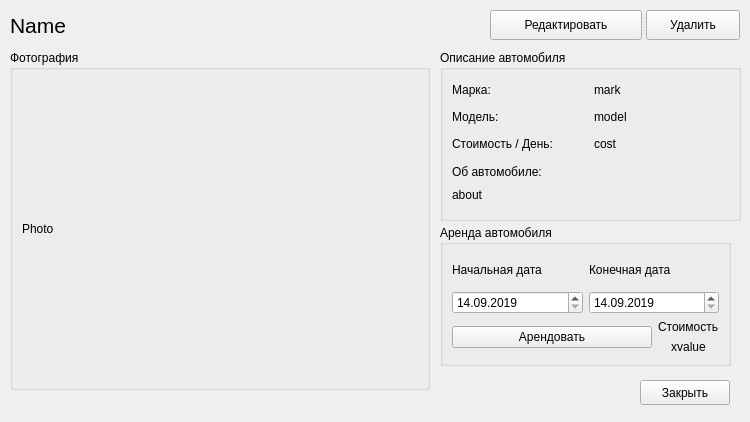
<?xml version="1.0" encoding="UTF-8"?>
<ui version="4.0">
 <class>CarWidget</class>
 <widget class="QWidget" name="CarWidget">
  <property name="enabled">
   <bool>true</bool>
  </property>
  <property name="geometry">
   <rect>
    <x>0</x>
    <y>0</y>
    <width>750</width>
    <height>422</height>
   </rect>
  </property>
  <property name="windowTitle">
   <string>Form</string>
  </property>
  <widget class="QLabel" name="markLabel">
   <property name="geometry">
    <rect>
     <x>10</x>
     <y>10</y>
     <width>420</width>
     <height>30</height>
    </rect>
   </property>
   <property name="font">
    <font>
     <family>Segoe UI</family>
     <pointsize>16</pointsize>
    </font>
   </property>
   <property name="text">
    <string>Name</string>
   </property>
  </widget>
  <widget class="QPushButton" name="closeButton">
   <property name="geometry">
    <rect>
     <x>640</x>
     <y>380</y>
     <width>90</width>
     <height>25</height>
    </rect>
   </property>
   <property name="text">
    <string>Закрыть</string>
   </property>
  </widget>
  <widget class="QGroupBox" name="groupBox">
   <property name="geometry">
    <rect>
     <x>440</x>
     <y>50</y>
     <width>301</width>
     <height>171</height>
    </rect>
   </property>
   <property name="title">
    <string>Описание автомобиля</string>
   </property>
   <layout class="QGridLayout" name="gridLayout">
    <item row="0" column="0">
     <widget class="QLabel" name="label_4">
      <property name="text">
       <string>Марка:</string>
      </property>
     </widget>
    </item>
    <item row="0" column="1">
     <widget class="QLabel" name="markLabel_2">
      <property name="text">
       <string>mark</string>
      </property>
     </widget>
    </item>
    <item row="1" column="0">
     <widget class="QLabel" name="label_3">
      <property name="text">
       <string>Модель: </string>
      </property>
     </widget>
    </item>
    <item row="1" column="1">
     <widget class="QLabel" name="modelLabel">
      <property name="text">
       <string>model</string>
      </property>
     </widget>
    </item>
    <item row="2" column="0">
     <widget class="QLabel" name="label_5">
      <property name="text">
       <string>Стоимость / День:</string>
      </property>
     </widget>
    </item>
    <item row="2" column="1">
     <widget class="QLabel" name="costLabel">
      <property name="text">
       <string>cost</string>
      </property>
     </widget>
    </item>
    <item row="3" column="0" colspan="2">
     <widget class="QLabel" name="label_7">
      <property name="text">
       <string>Об автомобиле:</string>
      </property>
     </widget>
    </item>
    <item row="4" column="0" colspan="2">
     <widget class="QLabel" name="aboutLabel">
      <property name="text">
       <string>about</string>
      </property>
      <property name="alignment">
       <set>Qt::AlignLeading|Qt::AlignLeft|Qt::AlignTop</set>
      </property>
     </widget>
    </item>
   </layout>
  </widget>
  <widget class="QGroupBox" name="orderBox">
   <property name="geometry">
    <rect>
     <x>440</x>
     <y>225</y>
     <width>291</width>
     <height>141</height>
    </rect>
   </property>
   <property name="title">
    <string>Аренда автомобиля</string>
   </property>
   <layout class="QGridLayout" name="gridLayout_3">
    <item row="0" column="0" colspan="2">
     <layout class="QGridLayout" name="gridLayout_2">
      <item row="0" column="1">
       <layout class="QVBoxLayout" name="verticalLayout_3">
        <item>
         <widget class="QLabel" name="label_2">
          <property name="text">
           <string>Конечная дата</string>
          </property>
         </widget>
        </item>
        <item>
         <widget class="QDateEdit" name="orderPassDate">
          <property name="maximumDate">
           <date>
            <year>2020</year>
            <month>12</month>
            <day>31</day>
           </date>
          </property>
          <property name="minimumDate">
           <date>
            <year>2019</year>
            <month>9</month>
            <day>14</day>
           </date>
          </property>
          <property name="displayFormat">
           <string>dd.MM.yyyy</string>
          </property>
         </widget>
        </item>
       </layout>
      </item>
      <item row="0" column="0">
       <layout class="QVBoxLayout" name="verticalLayout_2">
        <item>
         <widget class="QLabel" name="label">
          <property name="text">
           <string>Начальная дата</string>
          </property>
         </widget>
        </item>
        <item>
         <widget class="QDateEdit" name="orderDate">
          <property name="maximumDate">
           <date>
            <year>2020</year>
            <month>12</month>
            <day>31</day>
           </date>
          </property>
          <property name="minimumDate">
           <date>
            <year>2019</year>
            <month>9</month>
            <day>14</day>
           </date>
          </property>
          <property name="displayFormat">
           <string>dd.MM.yyyy</string>
          </property>
         </widget>
        </item>
       </layout>
      </item>
     </layout>
    </item>
    <item row="1" column="0">
     <widget class="QPushButton" name="pushButton">
      <property name="sizePolicy">
       <sizepolicy hsizetype="Expanding" vsizetype="Fixed">
        <horstretch>0</horstretch>
        <verstretch>0</verstretch>
       </sizepolicy>
      </property>
      <property name="text">
       <string>Арендовать</string>
      </property>
     </widget>
    </item>
    <item row="1" column="1">
     <layout class="QVBoxLayout" name="verticalLayout">
      <item>
       <widget class="QLabel" name="label_6">
        <property name="sizePolicy">
         <sizepolicy hsizetype="Fixed" vsizetype="Preferred">
          <horstretch>0</horstretch>
          <verstretch>0</verstretch>
         </sizepolicy>
        </property>
        <property name="text">
         <string>Стоимость</string>
        </property>
       </widget>
      </item>
      <item>
       <widget class="QLabel" name="fullCostLabel">
        <property name="sizePolicy">
         <sizepolicy hsizetype="Preferred" vsizetype="Preferred">
          <horstretch>0</horstretch>
          <verstretch>0</verstretch>
         </sizepolicy>
        </property>
        <property name="text">
         <string>xvalue</string>
        </property>
        <property name="alignment">
         <set>Qt::AlignCenter</set>
        </property>
       </widget>
      </item>
     </layout>
    </item>
   </layout>
  </widget>
  <widget class="QGroupBox" name="groupBox_3">
   <property name="geometry">
    <rect>
     <x>10</x>
     <y>50</y>
     <width>420</width>
     <height>340</height>
    </rect>
   </property>
   <property name="title">
    <string>Фотография</string>
   </property>
   <layout class="QHBoxLayout" name="horizontalLayout">
    <item>
     <widget class="QLabel" name="resourceLabel">
      <property name="minimumSize">
       <size>
        <width>400</width>
        <height>300</height>
       </size>
      </property>
      <property name="text">
       <string>Photo</string>
      </property>
     </widget>
    </item>
   </layout>
  </widget>
  <widget class="QSplitter" name="header">
   <property name="geometry">
    <rect>
     <x>490</x>
     <y>10</y>
     <width>250</width>
     <height>30</height>
    </rect>
   </property>
   <property name="orientation">
    <enum>Qt::Horizontal</enum>
   </property>
   <widget class="QToolButton" name="editButton">
    <property name="enabled">
     <bool>true</bool>
    </property>
    <property name="mouseTracking">
     <bool>false</bool>
    </property>
    <property name="tabletTracking">
     <bool>false</bool>
    </property>
    <property name="styleSheet">
     <string notr="true"/>
    </property>
    <property name="text">
     <string>Редактировать</string>
    </property>
    <property name="checkable">
     <bool>false</bool>
    </property>
    <property name="checked">
     <bool>false</bool>
    </property>
    <property name="autoRepeat">
     <bool>false</bool>
    </property>
    <property name="autoExclusive">
     <bool>false</bool>
    </property>
    <property name="autoRaise">
     <bool>false</bool>
    </property>
   </widget>
   <widget class="QToolButton" name="deleteCarButton">
    <property name="text">
     <string>Удалить</string>
    </property>
   </widget>
  </widget>
 </widget>
 <resources/>
 <connections/>
</ui>
